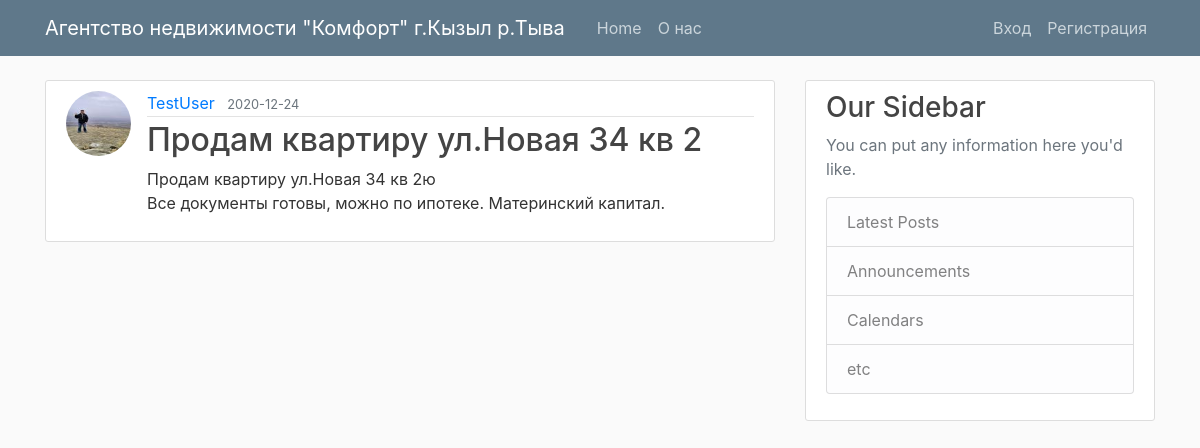
/post/1, run on the app's committed database.
### flaskblog/models.py (models this page shows, shortened)
class User(db.Model, UserMixin):
    id = db.Column(db.Integer, primary_key=True)
    username = db.Column(db.String(20), unique=True, nullable=False)
    email = db.Column(db.String(120), unique=True, nullable=False)
    image_file = db.Column(db.String(20), nullable=False, default='default.jpg')
    password = db.Column(db.String(60), nullable=False)
    posts = db.relationship('Post', backref='author', lazy=True)

class Post(db.Model):
    id = db.Column(db.Integer, primary_key=True)
    title = db.Column(db.String(100), nullable=False)
    date_posted = db.Column(db.DateTime, nullable=False, default=datetime.utcnow)
    content = db.Column(db.Text, nullable=False)
    user_id = db.Column(db.Integer, db.ForeignKey('user.id'), nullable=False)

### flaskblog/posts/routes.py (the view)
@posts.route("/post/<int:post_id>")
def post(post_id):
    post = Post.query.get_or_404(post_id)
    return render_template('post.html', title=post.title, post=post)

### flaskblog/templates/post.html (shortened to what this page needs)
{% extends "layout.html" %}
{% block content %}
  <article class="media content-section">
    <img class="rounded-circle article-img" src="{{ url_for('static', filename='profile_pics/' + post.author.image_file) }}">
    <div class="media-body">
      <div class="article-metadata">
        <a class="mr-2" href="{{ url_for('users.user_posts', username=post.author.username) }}">{{ post.author.username }}</a>
        <small class="text-muted">{{ post.date_posted.strftime('%Y-%m-%d') }}</small>
      </div>
      <h2 class="article-title">{{ post.title }}</h2>
      <p class="article-content">{{ post.content }}</p>
    </div>
  </article>
{% endblock content %}

### flaskblog/static/main.css (style rules this page uses)
body { background: #fafafa; color: #333333; margin-top: 5rem; }
h1, h2, h3, h4, h5, h6 { color: #444444; }
.content-section { background: #ffffff; padding: 10px 20px; border: 1px solid #dddddd; border-radius: 3px; margin-bottom: 20px; }
.article-title { color: #444444; }
.article-content { white-space: pre-line; }
.article-img { height: 65px; width: 65px; margin-right: 16px; }
.article-metadata { padding-bottom: 1px; margin-bottom: 4px; border-bottom: 1px solid #e3e3e3 }

### data on the page
User: image_file (picture), author.username "TestUser"
Post: date_posted "2020-12-24", title "Продам квартиру ул.Новая 34 кв 2", content "Продам квартиру ул.Новая 34 кв 2ю Все документы готовы, можно по ипотеке. Материнский капитал."
